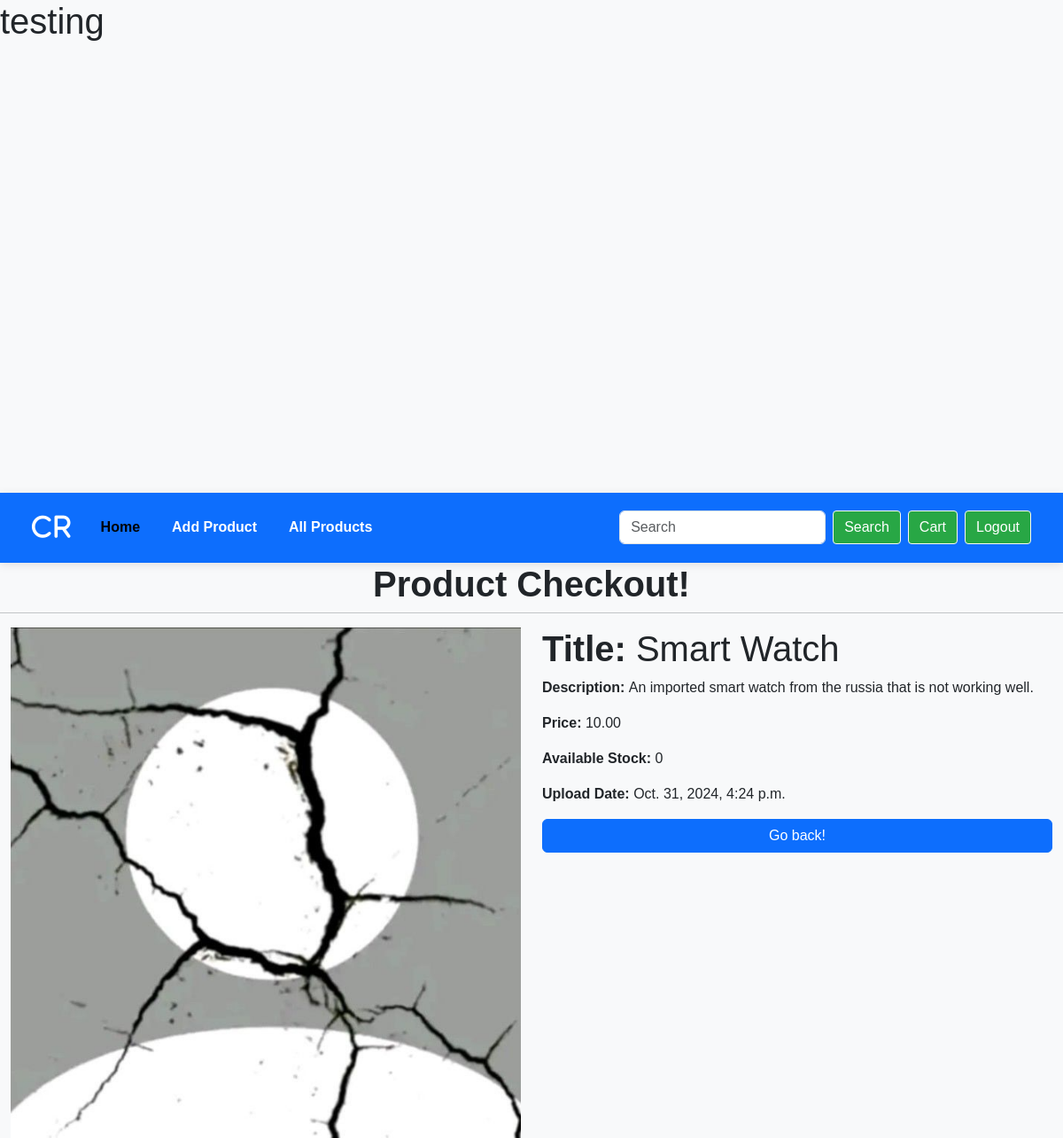
/checkout/5, run on the app's committed database.
### ecomapp/models.py (models this page shows, shortened)
class Product(models.Model):
    name = models.CharField(max_length=100)
    description = models.TextField()
    price = models.DecimalField(max_digits=5, decimal_places=2)
    image = models.ImageField(upload_to='products')
    uploaddate = models.DateTimeField(auto_now=True)
    stk_available = models.PositiveIntegerField()
    category = models.ForeignKey(Category, on_delete=models.CASCADE, related_name='category_relname')

### ecomapp/views/home_views.py (the view)
# urls.py: path('checkout/<int:id>', checkout, name='checkout'),
def checkout(request, id):
    prodcts = Product.objects.filter(id = id).first()
    context = {
        'prodcts'  : prodcts,
    }
    return render(request, 'checkout.html', context)

### ecomapp/templates/checkout.html (shortened to what this page needs)
{% extends "basic.html" %}
{% block body %}
<div class="container-fluid">
    <div class="row">
        <h1 class="text-center fw-bold">Product Checkout!</h1><hr>
        <div class="col-6">
            <img class="w-100" src="/media/{{prodcts.image}}" alt="">
        </div>
        <div class="col-6">
            <h1><span class="fw-bold">Title: </span>{{prodcts.name}}</h1>
            <p><span class="fw-bold">Description: </span>{{prodcts.description}}</p>
            <p><span class="fw-bold">Price: </span>{{prodcts.price}}</p>
            <p><span class="fw-bold">Available Stock: </span>{{prodcts.stk_available}}</p>
            <p><span class="fw-bold">Upload Date: </span>{{prodcts.uploaddate}}</p>
            <a href="{% url 'products' %}" class="btn btn-primary w-100">Go back!</a>
        </div>
    </div>
</div>
{% endblock body %}

### ecomapp/templates/basic.html (style rules this page uses)
body { background-color: #f8f9fa; font-family: Arial, sans-serif; }

### data on the page
Product: image (picture), name "Smart Watch", description "An imported smart watch from the russia that is not working well.", price "10.00", stk_available "0", uploaddate "Oct. 31, 2024, 4:24 p.m."
